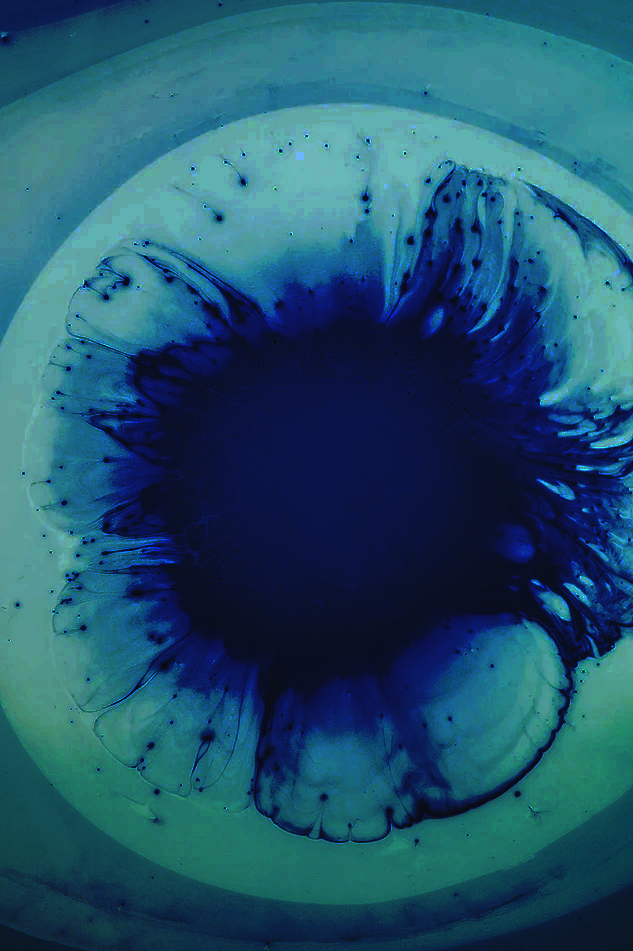
#> input picture imgs362_python/ipcv/bluetest.tif, 633 x 951 px
$ python -i histogram_enhancement.py   (imports and definitions only)
#> lines starting #> are read from the running program, lines starting #| are printed output that depends on the picture
def histogram_enhancement(im, etype='linear2', target=None, maxCount=255, showHistogram=False, userInputs=False):
    import numpy
    import matplotlib.pyplot as plot

    # Extra arguments showHistogram == True: program will display histogram/CDF from original and modified image
    # userInputs == True: allows you to input user-specified values for certain modification types, such as the
    # cutoff range for the linear2 histogram modification, and whether to do rolled color channels versus individual
    # color channels for histogram matching.
    shape_im = im.shape
    shape_target = target.shape
    histogramFlag = 'rolled'
    if len(
            shape_im) == 2:  # determines if the given image is a 2D greyscale array or 3D array. If 2D, converts to 3D greyscale array
        shape_im_3D = (shape_im[0], shape_im[1], 3)  # for ease of calculation.
        im3D = numpy.zeros(shape_im_3D)
        for n in range(0, 3):
            im3D[:, :, n] = im
            n = n + 1
        im = im3D
    else:
        n = 0
    if len(
            shape_target) == 2:  # determines if the given image is a 2D greyscale array or 3D array. If 2D, converts to 3D greyscale array
        shape_target_3D = (shape_target[0], shape_target[1], 3)  # for ease of calculation.
        target3D = numpy.zeros(shape_target_3D)
        for n in range(0, 3):
            target3D[:, :, n] = target
            n = n + 1
        target = target3D
    else:
        n = 0
    im = im.astype(int)
    # compute original image histograms
    num_bins = maxCount + 1
    counts, bin_edges = numpy.histogram(im, bins=num_bins, range=(0, maxCount), density=False)
    im_pdf = counts / im.size
    im_cdf = numpy.cumsum(counts) / im.size

    if etype == 'linear1':
        # compute rise/run to find slope, where rise = desired range (0,255) and run is current range (DCmin,DCmax).
        # then use slope to find y intercept and come up with a linear LUT
        rise = maxCount
        run = int(numpy.max(im)) - int(numpy.min(im))
        slope = rise / run
        b = 0 - (slope * int(numpy.min(im)))
        LUT = numpy.linspace(0, maxCount, maxCount + 1) * (
            slope) + b  # building the base LUT in the form of LUT = slope(0:255)+b
        LUT = LUT.astype(int)
        n = 0
        for n in range(0, maxCount + 1):  # clipping function for the LUT
            if LUT[n] >= maxCount:
                LUT[n] = maxCount
            elif LUT[n] <= 0:
                LUT[n] = 0
            n = n + 1
        output = numpy.take(LUT, im)  # numpy.take is a very fast LUT applicator.
        output = output.astype(
            numpy.uint8)  # outputting to UINT8 for display. This would need to be changed if we were outputting to a different bit depth.
    elif etype == 'linear2':
        # We need to find the cutoff values. Best way to do this is to subtract the cutoff percentiles (I will do 5 and 95)
        # from the CDF LUT, take the absolute value, and then take the minimum.
        if userInputs == True:  # userInputs flag allows one to specify the boundary if desired.
            trimamount = float(input("Specify the percentage for boundary cutoff (for example, 5% --> 0.05): "))
        else:
            trimamount = 0.02  # The amount being trimmed off either histogram.
        input_lo = trimamount
        input_hi = 1 - trimamount

        CDF_locut = abs(im_cdf - input_lo)
        CDF_hicut = abs(im_cdf - input_hi)
        CDF_locut = numpy.ndarray.tolist(CDF_locut)
        CDF_hicut = numpy.ndarray.tolist(CDF_hicut)

        pos_locut = CDF_locut.index(min(CDF_locut))
        pos_hicut = CDF_hicut.index(min(CDF_hicut))

        rise = maxCount
        run = pos_hicut - pos_locut  # Run is the index of the lowcut and highcut CVs
        # from here on out, same as linear1
        slope = rise / run
        b = 0 - (slope * int(numpy.min(im)))
        LUT = numpy.linspace(0, maxCount, maxCount + 1) * (slope) + b
        LUT = LUT.astype(int)
        n = 0
        for n in range(0, maxCount + 1):
            if LUT[n] >= maxCount:
                LUT[n] = maxCount
            elif LUT[n] <= 0:
                LUT[n] = 0
            n = n + 1

        output = numpy.take(LUT, im)
        output = output.astype(numpy.uint8)

    elif etype == 'equalize':
        # Start by dividing out maximum bit depth to scale between 0 and 1
        LUT = (numpy.linspace(0, 1, maxCount + 1) * im_cdf) * maxCount  # scale by the CDF, then return to 0-255 scale
        LUT = LUT.astype(numpy.uint8)
        output = numpy.take(LUT, im)
        output = output.astype(numpy.uint8)

    elif etype == 'match':
        # create finding function for array indexing
        import numpy as np
        def find_nearest(array, value):  # I found this function on stackoverflow, linking here for transparency:
            array = np.asarray(array)  # https://stackoverflow.com/questions/2566412/find-nearest-value-in-numpy-array
            idx = (np.abs(
                array - value)).argmin()  # The function takes an array, and searches for the closest index to the value given.
            return array[idx]

        if userInputs == True:  # This specifies whether you can do independent channel matching or "rolled together" matching with one histogram.
            # Defaults to rolled together.
            histogramFlag = input(
                "Specify 'rolled' for rolled histogram matching, or 'independent' for channel-independent histogram matching:")

        if histogramFlag == 'rolled':
            # Check flag first
            if len(target.shape) >= 1:
                # This conditional is passing through an image to match histograms if the number of dimensions is greater than 1.
                # Match probability from source CDF to target CDF, take the index value there. This becomes the lookup CV at the source CV at matching probability.
                source_cdf = im_cdf  # Create the original source PDF and CDF from image
                num_bins = maxCount + 1
                target_counts, bin_edges = numpy.histogram(target, bins=num_bins, range=(0, maxCount), density=False)
                bin_edges = numpy.linspace(0, maxCount, maxCount + 1)
                target_pdf = target_counts / target.size
                target_cdf = numpy.cumsum(target_pdf)
                LUT = numpy.zeros(maxCount + 1)
                nearest_target = numpy.zeros(maxCount + 1)
                n = 0
                # Use the probability desired to match to in the find_nearest function, then store this in
                # the "nearest_targets" array to find indices. Indices form the LUT.
                for n in range(0, maxCount + 1):
                    matching_probability = source_cdf[n]
                    nearest_target[n] = find_nearest(target_cdf, matching_probability)
                    n = n + 1
                target_cdf = numpy.ndarray.tolist(target_cdf)
                for n in range(0, maxCount + 1):
                    LUT[n] = target_cdf.index(nearest_target[n])
                    n = n + 1

            else:
                source_cdf = im_cdf  # Same procedure as before, but program detects that the matching image is a pre-built
                target_pdf = target  # LUT by determining the size of the array beforehand.
                target_cdf = numpy.cumsum(target_pdf)
                LUT = numpy.zeros(maxCount + 1)
                nearest_target = numpy.zeros(maxCount + 1)
                n = 0
                for n in range(0, maxCount + 1):
                    matching_probability = source_cdf[n]
                    nearest_target[n] = find_nearest(target_cdf, matching_probability)
                    n = n + 1
                target_cdf = numpy.ndarray.tolist(target_cdf)  # Converting to list such that I can index from the list
                for n in range(0, maxCount + 1):
                    LUT[n] = target_cdf.index(nearest_target[n])
                    n = n + 1
        elif histogramFlag == 'independent':  # Independent channel matching is an experiment more for myself than anything.
            if len(target.shape) >= 1:  # It has the same procedure as rolled matching, but simply computes for three
                num_bins = maxCount + 1  # independent color bands, so additional loops were nested.
                n = 0
                counts = numpy.zeros((3, maxCount + 1))
                target_counts = numpy.zeros((3, maxCount + 1))
                im_pdf = numpy.zeros((3, maxCount + 1))
                target_pdf = numpy.zeros((3, maxCount + 1))
                source_cdf = numpy.zeros((3, maxCount + 1))
                target_cdf = numpy.zeros((3, maxCount + 1))
                LUT = numpy.zeros((3, maxCount + 1))
                nearest_target = numpy.zeros((3, maxCount + 1))
                for n in range(0, 3):
                    counts[n], bin_edges = numpy.histogram(im[:, :, n], bins=num_bins, range=(0, maxCount),
                                                           density=False)
                    im_pdf[n] = counts[n] / (im.size / 3)
                    source_cdf[n] = numpy.cumsum(counts[n]) / (im.size / 3)
                    n = n + 1
                for n in range(0, 3):
                    target_counts[n], bin_edges = numpy.histogram(target[:, :, n], bins=num_bins, range=(0, maxCount),
                                                                  density=False)
                    target_pdf[n] = target_counts[n] / (target.size / 3)
                    target_cdf[n] = numpy.cumsum(target_pdf[n])
                    n = n + 1

                for n in range(0, 3):
                    cdf_list = target_cdf
                    for m in range(0, maxCount + 1):
                        matching_probability = source_cdf[n, m]
                        nearest_target[n, m] = find_nearest(target_cdf[n, :], matching_probability)
                        m = m + 1
                    cdf_list = numpy.ndarray.tolist(cdf_list[n, :])
                    for m in range(0, maxCount + 1):
                        LUT[n, m] = cdf_list.index(nearest_target[n, m])
                        m = m + 1
                    n = n + 1
            else:
                print("Error: Must pass in image for per-channel matching to work")
                exit()
        LUT = LUT.astype(numpy.uint8)
        output = numpy.take(LUT, im)
        output = output.astype(numpy.uint8)

    if showHistogram == True:  # this is an optional conditional that will permit you to view the histograms before and
        if histogramFlag == 'independent':  # after enhancement if desired. Defaults to off.
            print("Still working on independent channel histograms!")
            return output
        # create output histograms for reference
        num_bins = maxCount + 1
        output_counts, bin_edges = numpy.histogram(output, bins=num_bins, range=(0, maxCount), density=False)
        bin_edges = numpy.linspace(0, maxCount, maxCount + 1)
        output_pdf = output_counts / output.size
        output_cdf = numpy.cumsum(output_counts) / output.size

        fig, axs = plot.subplots(4, 1, sharex=True)
        plot.suptitle('Distributions Before and After Enhancement', horizontalalignment='center',
                      verticalalignment='top')
        fig.subplots_adjust(hspace=0.25)

        axs[0].plot(bin_edges[0:], im_pdf, '-b', label='Plot of Original PDF')
        axs[0].set_xlim(0, 255)

        axs[1].plot(bin_edges[0:], im_cdf, '-r', label='Plot of Original CDF')
        axs[1].set_xlim(0, 255)
        axs[1].set_ylim(0, 1)

        axs[2].plot(bin_edges[0:], output_pdf, '-y', label='PDF enhanced via: {etype}')
        axs[2].set_xlim(0, 255)

        axs[3].plot(bin_edges[0:], output_cdf, '-g', label='CDF enhanced via: {etype}')
        axs[3].set_xlim(0, 255)
        axs[3].set_ylim(0, 1)
        axs[3].set_xlabel('Digital Count')

        fig.legend(loc='center right', fontsize='x-small')
        plot.show()

    return output

>>> import cv2
>>> picture = cv2.imread('bluetest.tif', cv2.IMREAD_GRAYSCALE)
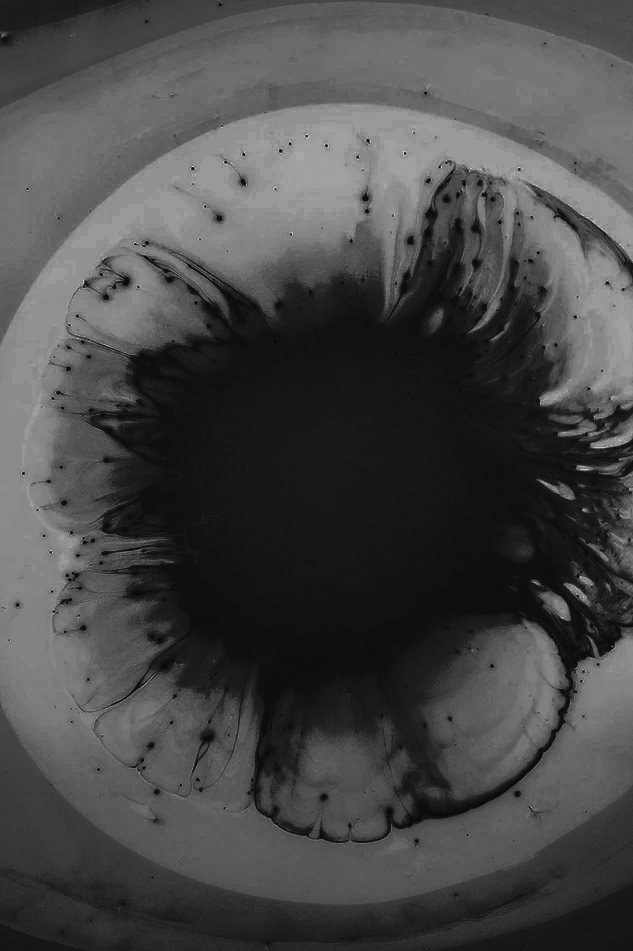
#> picture: shape (951, 633); min 9, max 209, mean 71.6
>>> result = histogram_enhancement(picture)
#> (the run stopped early here; a loop or call above may not have finished)
